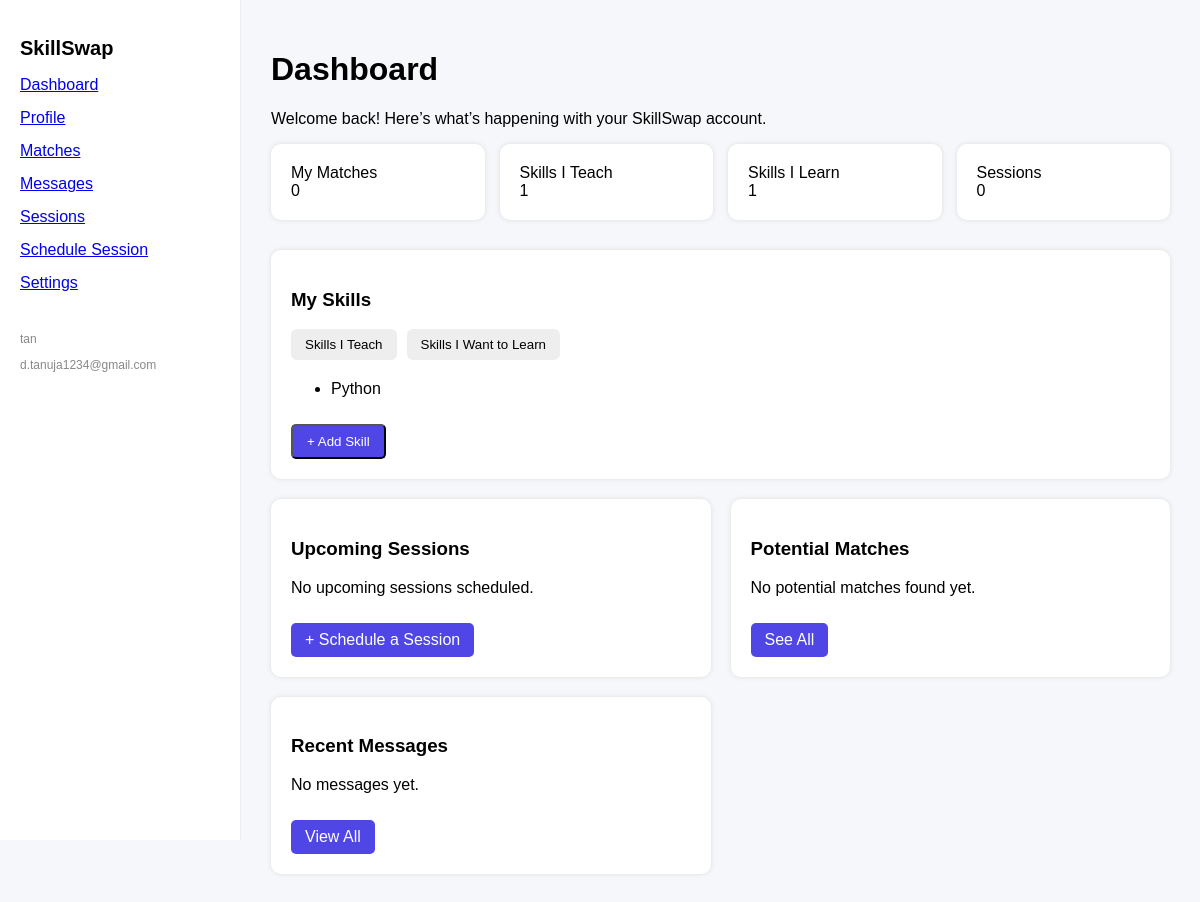
The app's page /dashboard (signed in) with its own data.
### models/models.py (models this page shows, shortened)
class User(db.Model):
    __tablename__ = 'users'
    id = db.Column(db.Integer, primary_key=True)
    username = db.Column(db.String(80), unique=True, nullable=False)
    email = db.Column(db.String(120), unique=True, nullable=False)
    password_hash = db.Column(db.String(200), nullable=False)
    bio = db.Column(db.Text, default='')
    profile_picture = db.Column(db.String(250), default='/static/default.png')
    created_at = db.Column(db.DateTime, default=datetime.utcnow)
    skills = db.relationship('Skill', backref='user', lazy=True)
    messages_sent = db.relationship('Message', foreign_keys='Message.sender_id', back_populates='sender', lazy='dynamic')
    messages_received = db.relationship('Message', foreign_keys='Message.receiver_id', back_populates='receiver', lazy='dynamic')
    sessions_as_teacher = db.relationship('Session', foreign_keys='Session.teacher_id', back_populates='teacher', lazy=True, overlaps="teaching_sessions")
    sessions_as_learner = db.relationship('Session', foreign_keys='Session.learner_id', back_populates='learner', lazy=True, overlaps="learning_sessions")

class Skill(db.Model):
    __tablename__ = 'skills'
    id = db.Column(db.Integer, primary_key=True)
    name = db.Column(db.String(100), nullable=False)
    type = db.Column(db.String(10), nullable=False)
    verified = db.Column(db.Boolean, default=False)
    user_id = db.Column(db.Integer, db.ForeignKey('users.id'), nullable=False)

### app.py (the view)
@app.route('/dashboard')
def dashboard():
    if 'user_id' not in session:
        return redirect(url_for('login'))
    user = db.session.get(User, session['user_id'])
    skills_teach = [s for s in user.skills if s.type == 'own' and s.verified]
    skills_learn = [s for s in user.skills if s.type == 'want']
    skill_catalog = SkillCatalog.query.all()
    return render_template('dashboard.html', user=user, skills_teach=skills_teach, skills_learn=skills_learn, skills=skill_catalog)

### templates/dashboard.html (shortened to what this page needs)
<!DOCTYPE html>
<html lang="en">
<head>
    <link rel="stylesheet" href="{{ url_for('static', filename='styles.css') }}">
</head>
<body>
<div class="layout">
    <aside class="sidebar">
        <h2>SkillSwap</h2>
        <ul>
            <li><a href="/dashboard">Dashboard</a></li>
            <li><a href="/profile">Profile</a></li>
            <li><a href="/matches">Matches</a></li>
            <li><a href="/messages">Messages</a></li>
            <li><a href="/sessions">Sessions</a></li>
            <li><a href="/schedule">Schedule Session</a></li>
            <li><a href="/settings">Settings</a></li>
        </ul>
        <div class="user">
            <p>{{ user.username }}</p>
            <p>{{ user.email }}</p>
        </div>
    </aside>
    <main class="dashboard">
        <h1>Dashboard</h1>
        <p>Welcome back! Here’s what’s happening with your SkillSwap account.</p>
        <div class="overview">
            <div class="card">My Matches<br><span>0</span></div>
            <div class="card">Skills I Teach<br><span>{{ skills_teach|length }}</span></div>
            <div class="card">Skills I Learn<br><span>{{ skills_learn|length }}</span></div>
            <div class="card">Sessions<br><span>0</span></div>
        </div>
        <div class="grid">
            <div class="card wide">
                <h3>My Skills</h3>
                <div class="tabs">
                    <button onclick="showTab('teach')">Skills I Teach</button>
                    <button onclick="showTab('learn')">Skills I Want to Learn</button>
                </div>
                <div id="teach" class="tab-content">
                    {% if skills_teach %}
                        <ul>{% for s in skills_teach %}<li>{{ s.name }}</li>{% endfor %}</ul>
                    {% else %}
                        <p>No skills added yet.</p>
                        <button onclick="openAddSkillModal()">Add your first skill</button>
                    {% endif %}
                </div>
                <button class="btn" onclick="openAddSkillModal()">+ Add Skill</button>
            </div>
            <div class="card">
                <h3>Upcoming Sessions</h3>
                <p>No upcoming sessions scheduled.</p>
                <a href="/schedule" class="btn">+ Schedule a Session</a>
            </div>
            <div class="card">
                <h3>Potential Matches</h3>
                <p>No potential matches found yet.</p>
                <a href="/matches" class="btn">See All</a>
            </div>
            <div class="card">
                <h3>Recent Messages</h3>
                <p>No messages yet.</p>
                <a href="/messages" class="btn">View All</a>
            </div>
        </div>
    </main>
</div>
</body>
</html>

### static/styles.css (style rules this page uses)
body { margin: 0; font-family: sans-serif; background: #f5f7fa; }
.layout { display: flex; }
.sidebar { width: 200px; background: #fff; padding: 20px; border-right: 1px solid #eee; height: 100vh; }
.sidebar h2 { font-size: 20px; }
.sidebar ul { list-style: none; padding: 0; }
.sidebar li { margin: 15px 0; }
.user { margin-top: 40px; font-size: 12px; color: #888; }
.dashboard { padding: 30px; flex-grow: 1; }
.overview { display: flex; gap: 15px; margin-bottom: 30px; }
.card { background: white; padding: 20px; border-radius: 10px; box-shadow: 0 0 5px #ddd; flex: 1; }
.card.wide { grid-column: span 2; }
.grid { display: grid; grid-template-columns: repeat(2, 1fr); gap: 20px; }
.tabs { margin: 15px 0; display: flex; gap: 10px; margin-bottom: 20px; }
.tabs button { padding: 8px 14px; background: #eee; border: none; cursor: pointer; border-radius: 6px; }
.btn { display: inline-block; margin-top: 10px; background: #4f46e5; color: white; padding: 8px 14px; border-radius: 5px; text-decoration: none; }

### records on screen
User: username "tan", email "d.tanuja1234@gmail.com"
Skill: name "Python"

### other values on screen
{{ skills_teach|length }} "1"
{{ skills_learn|length }} "1"
